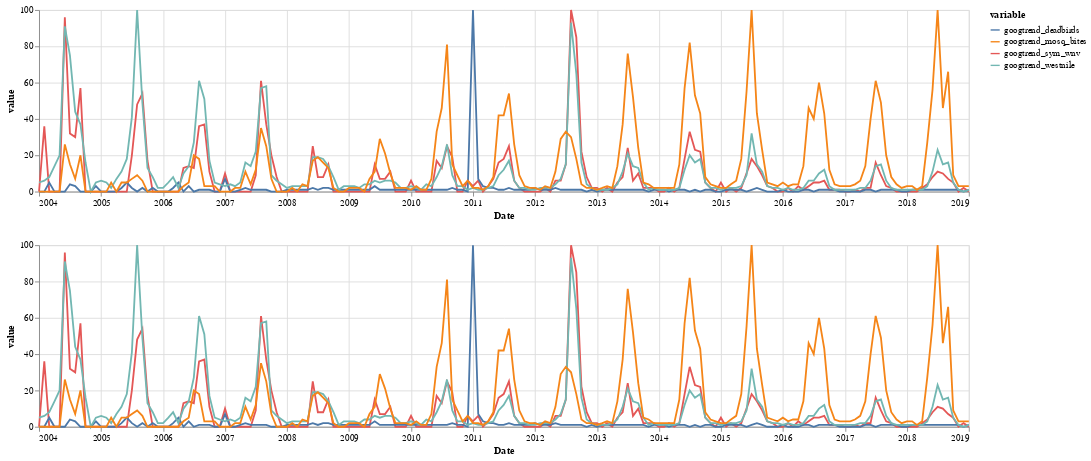

Write notebook code for a chart like this one.
### Markdown cell above
## Time series plots

### Code cell
brush = alt.selection_interval(encodings=['x'])
p1 = alt.Chart(trends.reset_index().melt("Date")).mark_line().encode(x="Date:T",y="value",color="variable",tooltip="value:N").\
properties(width=1024,height=200).add_selection(brush)
p2 = alt.Chart(trends.reset_index().melt("Date")).mark_line().encode(x="Date:T",y="value",color="variable",tooltip="value:N").\
transform_filter(brush).properties(width=1024,height=200)
alt.vconcat(p1,p2)

### Figure 1 — Vega-Lite specification as saved in the notebook (floating-point values rounded to 4 significant figures; data arrays with more than 128 entries replaced by an {"elided": "..."} marker saying what was removed)
{"$schema": "https://vega.github.io/schema/vega-lite/v2.6.0.json", "config": {"view": {"height": 300, "width": 400}}, "datasets": {"data-7fd91455983d062c5f46a5e9f85cc475": {"elided": "724 records"}}, "vconcat": [{"data": {"name": "data-7fd91455983d062c5f46a5e9f85cc475"}, "encoding": {"color": {"field": "variable", "type": "nominal"}, "tooltip": {"field": "value", "type": "nominal"}, "x": {"field": "Date", "type": "temporal"}, "y": {"field": "value", "type": "quantitative"}}, "height": 200, "mark": "line", "selection": {"selector008": {"encodings": ["x"], "mark": {"fill": "#333", "fillOpacity": 0.125, "stroke": "white"}, "on": "[mousedown, window:mouseup] > window:mousemove!", "resolve": "global", "translate": "[mousedown, window:mouseup] > window:mousemove!", "type": "interval", "zoom": "wheel!"}}, "width": 1024}, {"data": {"name": "data-7fd91455983d062c5f46a5e9f85cc475"}, "encoding": {"color": {"field": "variable", "type": "nominal"}, "tooltip": {"field": "value", "type": "nominal"}, "x": {"field": "Date", "type": "temporal"}, "y": {"field": "value", "type": "quantitative"}}, "height": 200, "mark": "line", "transform": [{"filter": {"selection": "selector008"}}], "width": 1024}]}
